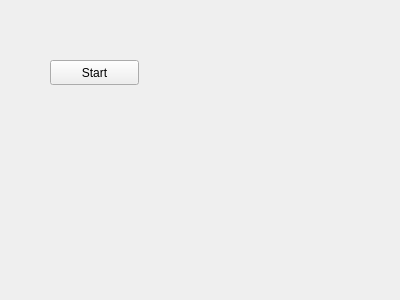
<?xml version="1.0" encoding="UTF-8"?>
<ui version="4.0">
 <class>Form</class>
 <widget class="QWidget" name="Form">
  <property name="geometry">
   <rect>
    <x>0</x>
    <y>0</y>
    <width>400</width>
    <height>300</height>
   </rect>
  </property>
  <property name="windowTitle">
   <string>Bag Manager</string>
  </property>
  <widget class="QPushButton" name="cmdStartStopImageCompress">
   <property name="geometry">
    <rect>
     <x>50</x>
     <y>60</y>
     <width>89</width>
     <height>25</height>
    </rect>
   </property>
   <property name="text">
    <string>Start</string>
   </property>
  </widget>
 </widget>
 <resources/>
 <connections/>
</ui>
